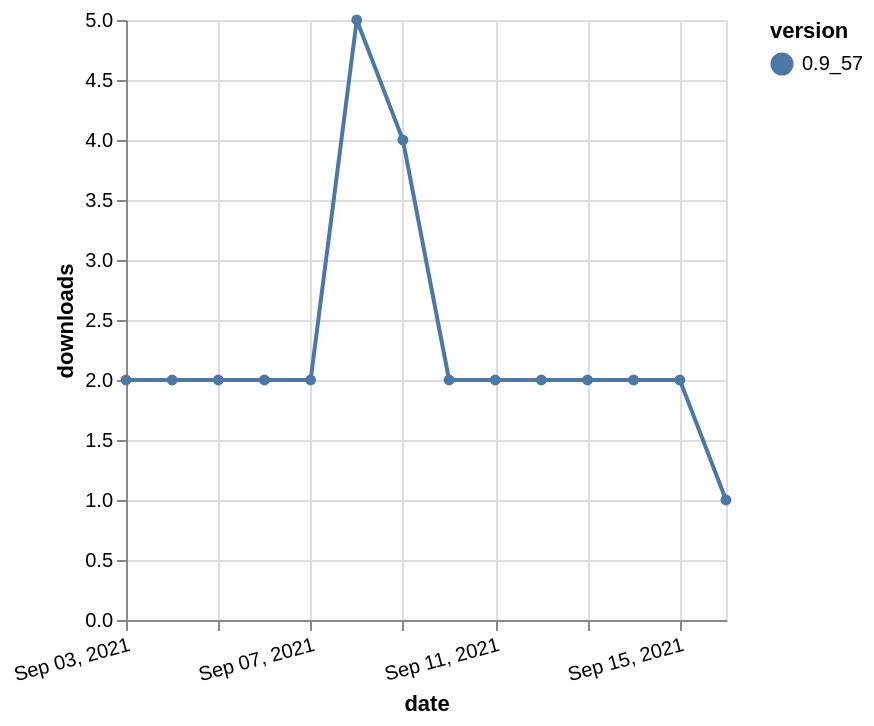

The Vega-Lite source for this figure:
### Vega-Lite specification from a JSON file in a GitHub repository (floating-point values rounded to 4 significant figures)
{"$schema": "https://vega.github.io/schema/vega-lite/v5.json", "description": "A simple bar chart with embedded data.", "data": {"values": [{"date": "2021-09-03", "total": 3743, "delta": 2, "version": "0.9_57"}, {"date": "2021-09-04", "total": 3745, "delta": 2, "version": "0.9_57"}, {"date": "2021-09-05", "total": 3747, "delta": 2, "version": "0.9_57"}, {"date": "2021-09-06", "total": 3749, "delta": 2, "version": "0.9_57"}, {"date": "2021-09-07", "total": 3751, "delta": 2, "version": "0.9_57"}, {"date": "2021-09-08", "total": 3756, "delta": 5, "version": "0.9_57"}, {"date": "2021-09-09", "total": 3760, "delta": 4, "version": "0.9_57"}, {"date": "2021-09-10", "total": 3762, "delta": 2, "version": "0.9_57"}, {"date": "2021-09-11", "total": 3764, "delta": 2, "version": "0.9_57"}, {"date": "2021-09-12", "total": 3766, "delta": 2, "version": "0.9_57"}, {"date": "2021-09-13", "total": 3768, "delta": 2, "version": "0.9_57"}, {"date": "2021-09-14", "total": 3770, "delta": 2, "version": "0.9_57"}, {"date": "2021-09-15", "total": 3772, "delta": 2, "version": "0.9_57"}, {"date": "2021-09-16", "total": 3773, "delta": 1, "version": "0.9_57"}]}, "width": "container", "mark": {"type": "line", "point": {"filled": true}}, "encoding": {"x": {"field": "date", "type": "temporal", "timeUnit": "yearmonthdate", "title": "date", "axis": {"labelAngle": -15}}, "y": {"field": "delta", "type": "quantitative", "title": "downloads"}, "color": {"field": "version", "type": "nominal"}, "tooltip": {"field": "delta"}}}
